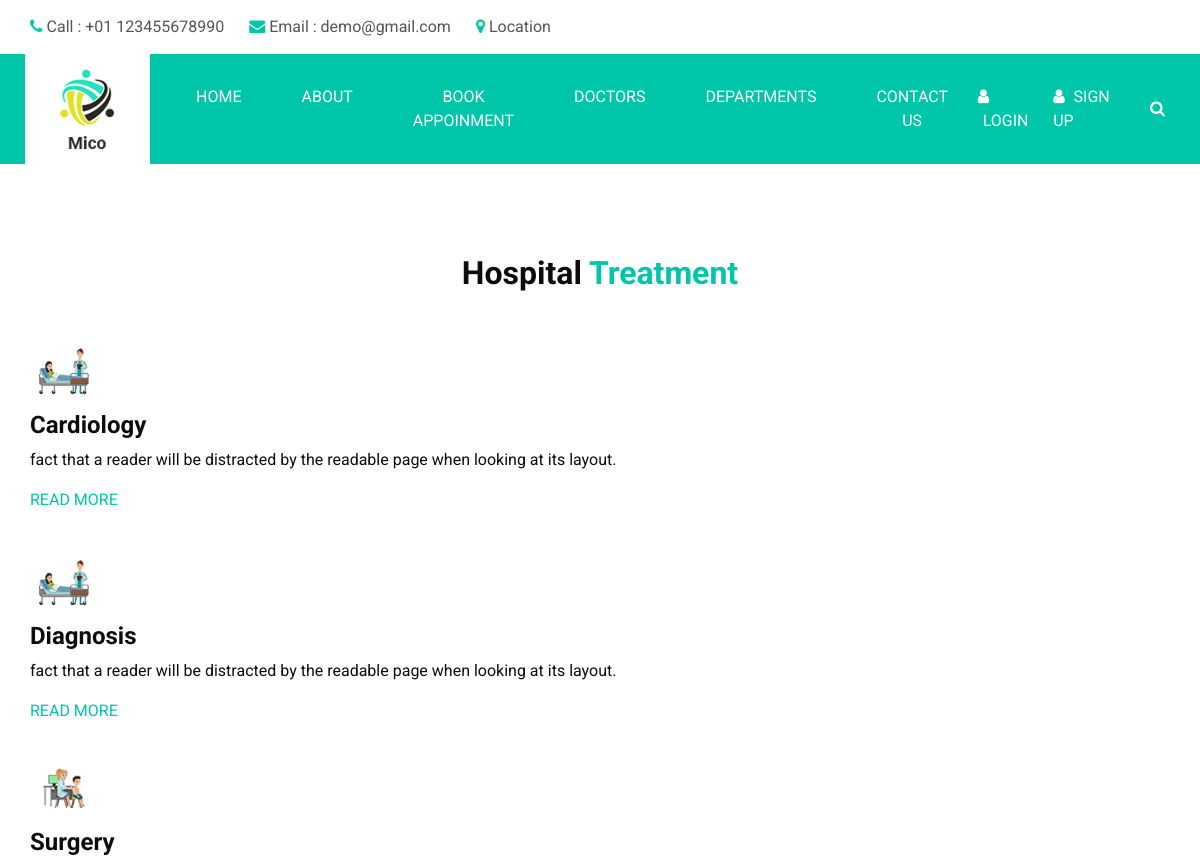
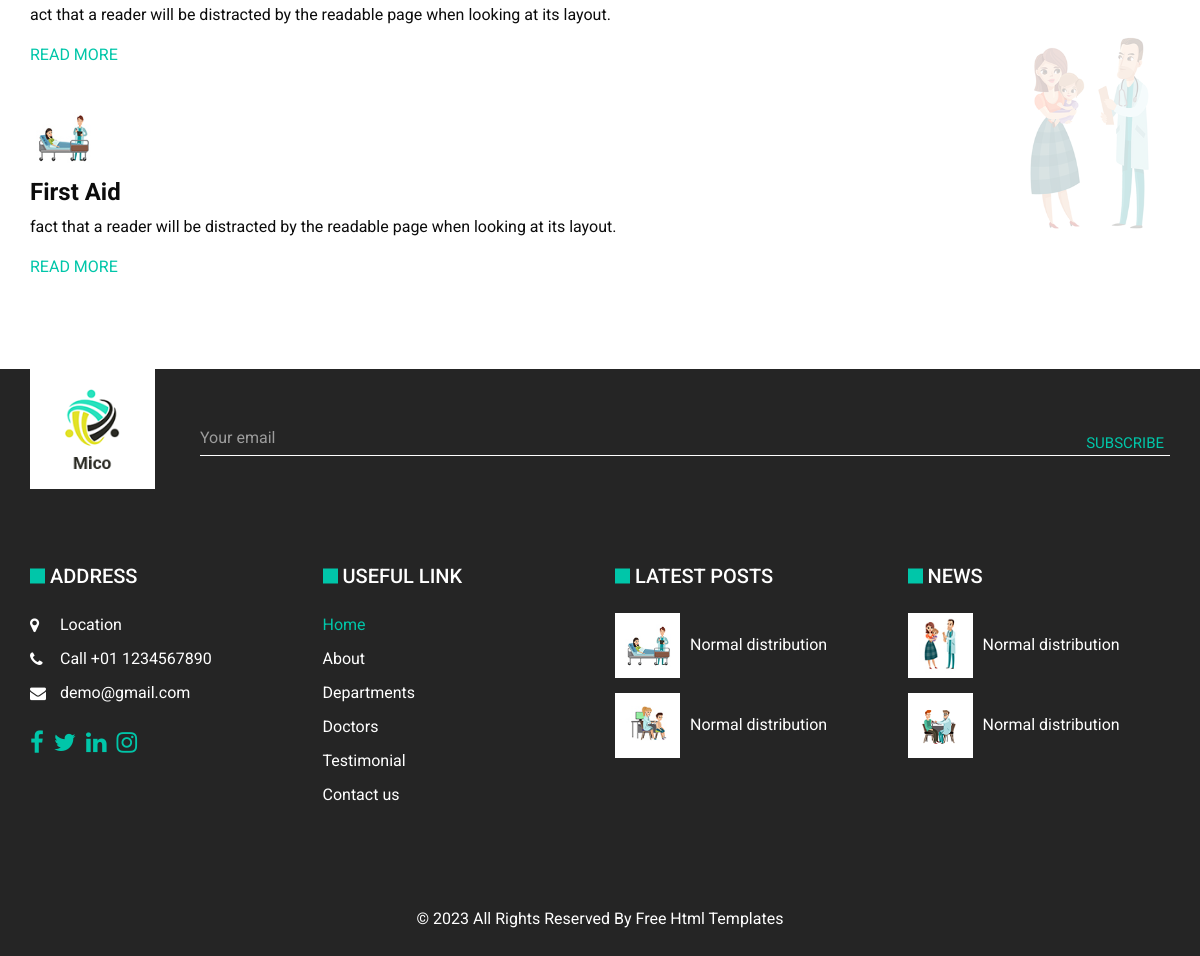
Screenshot of /department with the database file from the repository (2 pictures, top to bottom).
### home/models.py (models this page shows, shortened)
class Department(models.Model):
    dep_name =models.CharField(max_length=250)
    dep_des =models.TextField()
    dep_image=models.ImageField()

### home/views.py (the view)
# urls.py: path('department', views.department, name='department'),
def department(request):
   dict_dep={
       'dep' : Department.objects.all()
   }
   return render(request, 'department.html',dict_dep)

### templates/department.html (shortened to what this page needs)
<!DOCTYPE html>
{% extends 'base.html' %}
{% block content%}
<section class="treatment_section layout_padding">
  <div class="side_img">
    <img src="images/treatment-side-img.jpg" alt="">
  </div>
  <div class="container">
    <div class="heading_container heading_center">
      <h2>
        Hospital <span>Treatment</span>
      </h2>
    </div>
  {% for d in dep %}
    <div class="image-grid">
      <div class="image-box">
        <div class="box ">
          <div class="img-box">
            <img src="{{d.dep_image.url}}" alt="">
          </div>
          <div class="detail-box">
            <h4>
              {{d.dep_name}}
            </h4>
            <p>
              {{d.dep_des}}
            </p>
            <a href="">
              Read More
            </a>
          </div>
        </div>
      </div>
      {% endfor %}
</section>
{% endblock %}

### static/css/style.css (style rules this page uses)
body { font-family: 'Roboto', sans-serif; color: #0c0c0c; background-color: #ffffff; overflow-x: hidden; }
.layout_padding { padding: 90px 0; }
.heading_container { display: -webkit-box; display: -ms-flexbox; display: flex; -webkit-box-orient: vertical; -webkit-box-direction: normal; -ms-flex-direction: column; flex-direction: column; -webkit-box-align: start; -ms-flex-align: start; align-items: flex-start; }
.heading_container h2 { position: relative; font-weight: bold; }
.heading_container h2 span { color: #00c6a9; }
.heading_container.heading_center { -webkit-box-align: center; -ms-flex-align: center; align-items: center; text-align: center; }
a, a:hover, a:focus { text-decoration: none; }
.treatment_section { position: relative; }
.treatment_section .side_img { position: absolute; right: 15px; width: 175px; height: auto; bottom: 125px; }
.treatment_section .side_img img { width: 100%; }
.treatment_section .heading_container h2 { text-transform: none; }
.treatment_section .box { margin-top: 45px; }
.treatment_section .box .img-box { width: 65px; }
.treatment_section .box .img-box img { width: 100%; }
.treatment_section .box .detail-box { margin-top: 15px; }
.treatment_section .box .detail-box h4 { font-weight: bold; }
.treatment_section .box .detail-box a { text-transform: uppercase; color: #00c6a9; }

### static/css/responsive.css (style rules this page uses)
@media (max-width: 1300px) { .treatment_section .side_img { opacity: 0.2; } }
@media (min-width: 1200px) { .container { max-width: 1170px; } }

### rows the page displays
Department: dep_image (picture), dep_name "Cardiology", dep_des "fact that a reader will be distracted by the readable page when looking at its layout."
Department: dep_image (picture), dep_name "Diagnosis", dep_des "fact that a reader will be distracted by the readable page when looking at its layout."
Department: dep_image (picture), dep_name "Surgery", dep_des "act that a reader will be distracted by the readable page when looking at its layout."
Department: dep_image (picture), dep_name "First Aid", dep_des "fact that a reader will be distracted by the readable page when looking at its layout."
